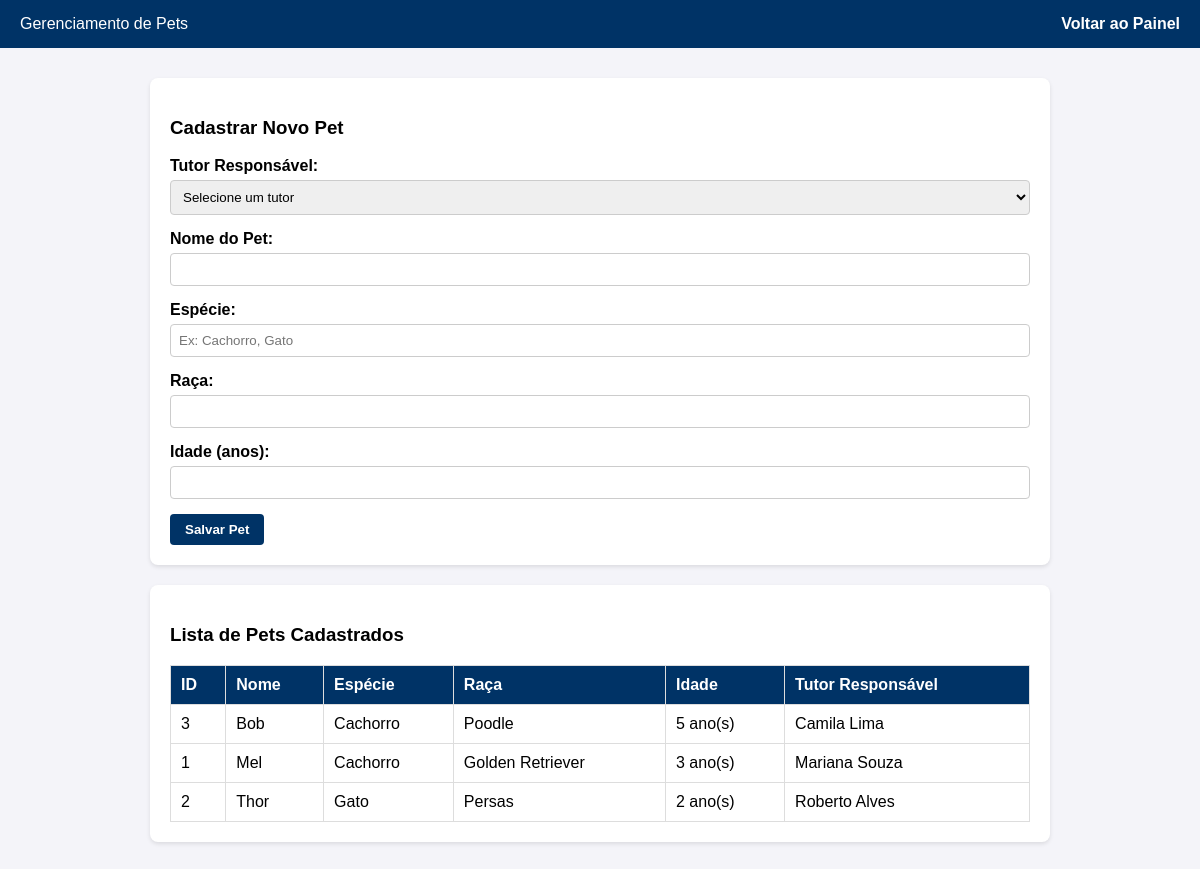
The page /Sistema/pets.php (signed in) on the database its author committed.
### tables this page shows
CREATE TABLE pet (
    id INT AUTO_INCREMENT PRIMARY KEY,
    tutor_id INT NOT NULL,
    nome VARCHAR(50) NOT NULL,
    especie VARCHAR(50) NOT NULL,
    raca VARCHAR(50) NOT NULL,
    idade INT NOT NULL,
    FOREIGN KEY (tutor_id) REFERENCES tutor(id) ON DELETE CASCADE
);

CREATE TABLE tutor (
    id INT AUTO_INCREMENT PRIMARY KEY,
    nome VARCHAR(100) NOT NULL,
    cpf TEXT NOT NULL,
    telefone VARCHAR(20) NOT NULL,
    endereco VARCHAR(150) NOT NULL
);

### Sistema/pets.php (the view, shortened to what this page needs)
<?php
require_once 'conexao.php';
$pets = $pdo->query('
    SELECT pet.*, tutor.nome AS tutor_nome
    FROM pet
    JOIN tutor ON pet.tutor_id = tutor.id
    ORDER BY pet.nome ASC
')->fetchAll();
?>
<!DOCTYPE html>
<html lang="pt-BR">
<head>
</head>
<body>
    <div class="navbar">
        <span>Gerenciamento de Pets</span>
        <a href="principal.php">Voltar ao Painel</a>
    </div>
    <div class="container">
        <div class="card">
            <h3>Cadastrar Novo Pet</h3>
            <form action="pets.php" method="POST">
                <div class="form-group">
                    <label for="tutor_id">Tutor Responsável:</label>
                    <select id="tutor_id" name="tutor_id" required>
                        <option value="">Selecione um tutor</option>
                    </select>
                </div>
                <div class="form-group">
                    <label for="nome">Nome do Pet:</label>
                    <input type="text" id="nome" name="nome" required>
                </div>
                <div class="form-group">
                    <label for="especie">Espécie:</label>
                    <input type="text" id="especie" name="especie" required placeholder="Ex: Cachorro, Gato">
                </div>
                <div class="form-group">
                    <label for="raca">Raça:</label>
                    <input type="text" id="raca" name="raca" required>
                </div>
                <div class="form-group">
                    <label for="idade">Idade (anos):</label>
                    <input type="number" id="idade" name="idade" required min="0">
                </div>
                <button type="submit" class="btn">Salvar Pet</button>
            </form>
        </div>
        <div class="card">
            <h3>Lista de Pets Cadastrados</h3>
            <table>
                <thead>
                    <tr>
                        <th>ID</th>
                        <th>Nome</th>
                        <th>Espécie</th>
                        <th>Raça</th>
                        <th>Idade</th>
                        <th>Tutor Responsável</th>
                    </tr>
                </thead>
                <tbody>
                    <?php if (count($pets) > 0): ?>
                        <?php foreach ($pets as $pet): ?>
                            <tr>
                                <td><?= $pet['id'] ?></td>
                                <td><?= htmlspecialchars($pet['nome']) ?></td>
                                <td><?= htmlspecialchars($pet['especie']) ?></td>
                                <td><?= htmlspecialchars($pet['raca']) ?></td>
                                <td><?= $pet['idade'] ?> ano(s)</td>
                                <td><?= htmlspecialchars($pet['tutor_nome']) ?></td>
                            </tr>
                        <?php endforeach; ?>
                    <?php else: ?>
                        <tr>
                            <td colspan="6" style="text-align: center;">Nenhum pet cadastrado.</td>
                        </tr>
                    <?php endif; ?>
                </tbody>
            </table>
        </div>
    </div>
</body>
</html>

### Sistema/pets.php (style rules this page uses)
body { font-family: Arial, sans-serif; margin: 0; background-color: #f4f4f9; }
.navbar { background-color: #003366; color: white; padding: 15px 20px; display: flex; justify-content: space-between; align-items: center; }
.navbar a { color: white; text-decoration: none; font-weight: bold; }
.container { padding: 30px; max-width: 900px; margin: auto; }
.card { background: white; padding: 20px; border-radius: 8px; box-shadow: 0 2px 4px rgba(0,0,0,0.1); margin-bottom: 20px; }
.form-group { margin-bottom: 15px; }
.form-group label { display: block; margin-bottom: 5px; font-weight: bold; }
.form-group input, .form-group select { width: 100%; padding: 8px; box-sizing: border-box; border: 1px solid #ccc; border-radius: 4px; }
.btn { padding: 8px 15px; background-color: #003366; color: white; border: none; border-radius: 4px; font-weight: bold; cursor: pointer; text-decoration: none; display: inline-block; }
table { width: 100%; border-collapse: collapse; margin-top: 15px; }
th, td { border: 1px solid #ddd; padding: 10px; text-align: left; }
th { background-color: #003366; color: white; }

### rows shown on the page
pet: id "3", nome "Bob", especie "Cachorro", raca "Poodle", idade "5", tutor.nome "Camila Lima"
pet: id "1", nome "Mel", especie "Cachorro", raca "Golden Retriever", idade "3", tutor.nome "Mariana Souza"
pet: id "2", nome "Thor", especie "Gato", raca "Persas", idade "2", tutor.nome "Roberto Alves"
